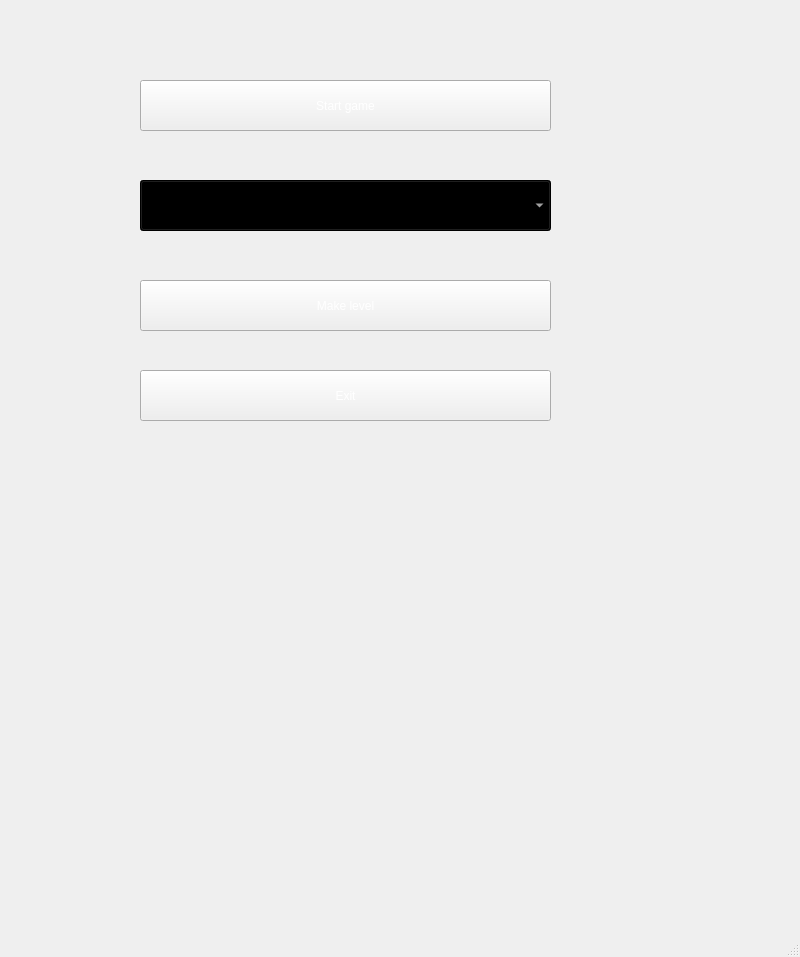
<?xml version="1.0" encoding="UTF-8"?>
<ui version="4.0">
 <class>Menu</class>
 <widget class="QMainWindow" name="Menu">
  <property name="geometry">
   <rect>
    <x>0</x>
    <y>0</y>
    <width>800</width>
    <height>957</height>
   </rect>
  </property>
  <property name="windowTitle">
   <string>Menu</string>
  </property>
  <property name="styleSheet">
   <string notr="true">/*background-color: qlineargradient(spread:pad, x1:0.282178, y1:0.028, x2:0.767, y2:0.943, stop:0 rgba(170, 0, 255, 255), stop:1 rgba(0, 170, 255, 255));*/
background-image: url(:/images/sky.png);</string>
  </property>
  <widget class="QWidget" name="centralwidget">
   <widget class="QPushButton" name="pushButton">
    <property name="geometry">
     <rect>
      <x>140</x>
      <y>80</y>
      <width>411</width>
      <height>51</height>
     </rect>
    </property>
    <property name="styleSheet">
     <string notr="true">color: rgb(255, 255, 255);
font: 12pt &quot;MS Gothic&quot;;
</string>
    </property>
    <property name="text">
     <string>Start game</string>
    </property>
   </widget>
   <widget class="QComboBox" name="comboBox">
    <property name="geometry">
     <rect>
      <x>140</x>
      <y>180</y>
      <width>411</width>
      <height>51</height>
     </rect>
    </property>
    <property name="styleSheet">
     <string notr="true">background-color: rgb(0, 0, 0);
image: url(:/images/sky.png);
font: 12pt &quot;MS Gothic&quot;;
color: rgb(255, 255, 255);</string>
    </property>
   </widget>
   <widget class="QPushButton" name="pushButton_2">
    <property name="geometry">
     <rect>
      <x>140</x>
      <y>280</y>
      <width>411</width>
      <height>51</height>
     </rect>
    </property>
    <property name="styleSheet">
     <string notr="true">color: rgb(255, 255, 255);
font: 12pt &quot;MS Gothic&quot;;
</string>
    </property>
    <property name="text">
     <string>Make level</string>
    </property>
   </widget>
   <widget class="QWidget" name="widget" native="true">
    <property name="geometry">
     <rect>
      <x>20</x>
      <y>430</y>
      <width>671</width>
      <height>491</height>
     </rect>
    </property>
    <property name="styleSheet">
     <string notr="true">image: url(:/images/icon.png);</string>
    </property>
   </widget>
   <widget class="QPushButton" name="pushButton_3">
    <property name="geometry">
     <rect>
      <x>140</x>
      <y>370</y>
      <width>411</width>
      <height>51</height>
     </rect>
    </property>
    <property name="styleSheet">
     <string notr="true">color: rgb(255, 255, 255);
font: 12pt &quot;MS Gothic&quot;;
</string>
    </property>
    <property name="text">
     <string>Exit</string>
    </property>
   </widget>
  </widget>
  <widget class="QMenuBar" name="menubar">
   <property name="geometry">
    <rect>
     <x>0</x>
     <y>0</y>
     <width>800</width>
     <height>26</height>
    </rect>
   </property>
  </widget>
  <widget class="QStatusBar" name="statusbar"/>
 </widget>
 <resources/>
 <connections/>
</ui>
